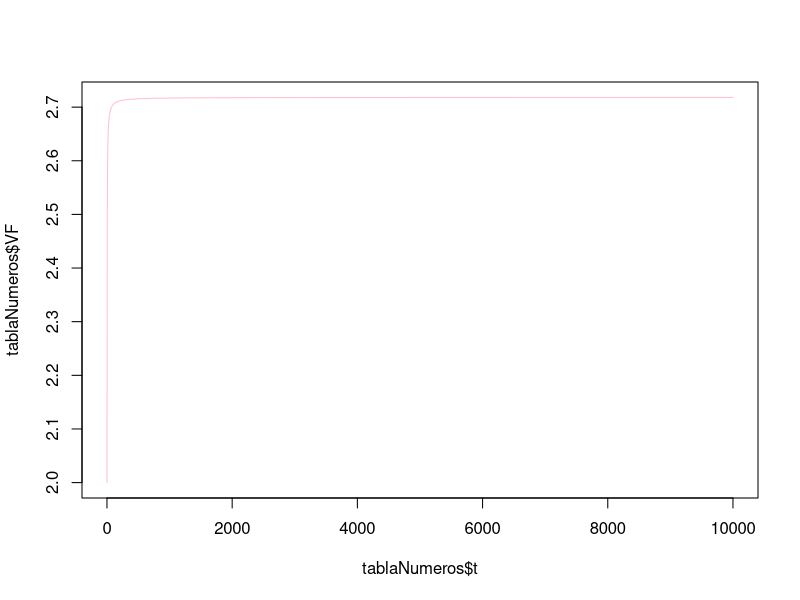

The R script that drew this image:
# Este en nuestro primer scribt de R en clase 
# Creamos un objeto numérico llamado a 
a=8 
# Creamos un vector de numeros
vector=c(14,pi,82) 
# Creamos un vector con una secuencia de números del 1 al 100, y del 5 al 15. 
t=1:100
t=5:15
# Creamos una secuencia de numeros pero ahora se incrementan en 0.02 unidades:
t2=seq(from=1,to=10,by=0.02)
# Creamos un objeto con una sola cadena de texto 
objetoTexto1="UMSNH"
# Creamos un vector con cadenas de texto 
vectorTexto1=c("FCCA","UMSNH","2024")

# Creamos un objeto tipo data.frame con los calculos del número a:
# Primero creamos los objetos que serán insumos para el calculo de VF:
VA=1
i=1
nTotal=10000
t=1:nTotal
tablaNumeros=data.frame(
                        t=t,
                        VF=VA*((1+(i/t))^t)
                        )

# Creamos un objeto tipo lista con la tabla del numero e y algunos otros objetos:
objetoLista1=list(
                  tablaE=tablaNumeros,
                  valorActual=VA,
                  tasaInteres=i,
                  periodosSimulados=nTotal
                  )
# Ahora grafico los valores de la tabla números
plot(x=tablaNumeros$t,y=tablaNumeros$VF,type="l",col="pink")
